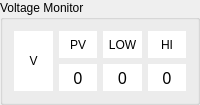
         <widget class="QGroupBox" name="horizontalGroupBox">
          <property name="sizePolicy">
           <sizepolicy hsizetype="Preferred" vsizetype="Preferred">
            <horstretch>2</horstretch>
            <verstretch>2</verstretch>
           </sizepolicy>
          </property>
          <property name="minimumSize">
           <size>
            <width>0</width>
            <height>90</height>
           </size>
          </property>
          <property name="title">
           <string>Voltage Monitor</string>
          </property>
          <layout class="QHBoxLayout" name="horizontalLayout">
           <item>
            <widget class="QLabel" name="lbl_name_v">
             <property name="minimumSize">
              <size>
               <width>0</width>
               <height>60</height>
              </size>
             </property>
             <property name="styleSheet">
              <string notr="true">background-color: rgb(255, 255, 255);</string>
             </property>
             <property name="text">
              <string>V</string>
             </property>
             <property name="alignment">
              <set>Qt::AlignCenter</set>
             </property>
            </widget>
           </item>
           <item>
            <layout class="QVBoxLayout" name="verticalLayout">
             <item>
              <widget class="QLabel" name="lbl_name_vpv">
               <property name="styleSheet">
                <string notr="true">background-color: rgb(255, 255, 255);</string>
               </property>
               <property name="text">
                <string>PV</string>
               </property>
               <property name="alignment">
                <set>Qt::AlignCenter</set>
               </property>
              </widget>
             </item>
             <item>
              <widget class="QLabel" name="lbl_vpv">
               <property name="font">
                <font>
                 <family>굴림</family>
                 <pointsize>12</pointsize>
                </font>
               </property>
               <property name="styleSheet">
                <string notr="true">background-color: rgb(255, 255, 255);</string>
               </property>
               <property name="text">
                <string>0</string>
               </property>
               <property name="alignment">
                <set>Qt::AlignCenter</set>
               </property>
              </widget>
             </item>
            </layout>
           </item>
           <item>
            <layout class="QVBoxLayout" name="verticalLayout_3">
             <item>
              <layout class="QHBoxLayout" name="horizontalLayout_7">
               <item>
                <widget class="QLabel" name="lbl_name_low">
                 <property name="styleSheet">
                  <string notr="true">background-color: rgb(255, 255, 255);</string>
                 </property>
                 <property name="text">
                  <string>LOW</string>
                 </property>
                 <property name="alignment">
                  <set>Qt::AlignCenter</set>
                 </property>
                </widget>
               </item>
              </layout>
             </item>
             <item>
              <widget class="QLabel" name="lbl_vlow">
               <property name="font">
                <font>
                 <family>굴림</family>
                 <pointsize>12</pointsize>
                </font>
               </property>
               <property name="styleSheet">
                <string notr="true">background-color: rgb(255, 255, 255);</string>
               </property>
               <property name="text">
                <string>0</string>
               </property>
               <property name="alignment">
                <set>Qt::AlignCenter</set>
               </property>
              </widget>
             </item>
            </layout>
           </item>
           <item>
            <layout class="QVBoxLayout" name="verticalLayout_2">
             <item>
              <layout class="QHBoxLayout" name="horizontalLayout_6">
               <item>
                <widget class="QLabel" name="lbl_name_high">
                 <property name="styleSheet">
                  <string notr="true">background-color: rgb(255, 255, 255);</string>
                 </property>
                 <property name="text">
                  <string>HI</string>
                 </property>
                 <property name="alignment">
                  <set>Qt::AlignCenter</set>
                 </property>
                </widget>
               </item>
              </layout>
             </item>
             <item>
              <widget class="QLabel" name="lbl_vhigh">
               <property name="font">
                <font>
                 <family>굴림</family>
                 <pointsize>12</pointsize>
                </font>
               </property>
               <property name="styleSheet">
                <string notr="true">background-color: rgb(255, 255, 255);</string>
               </property>
               <property name="text">
                <string>0</string>
               </property>
               <property name="alignment">
                <set>Qt::AlignCenter</set>
               </property>
              </widget>
             </item>
            </layout>
           </item>
          </layout>
         </widget>
